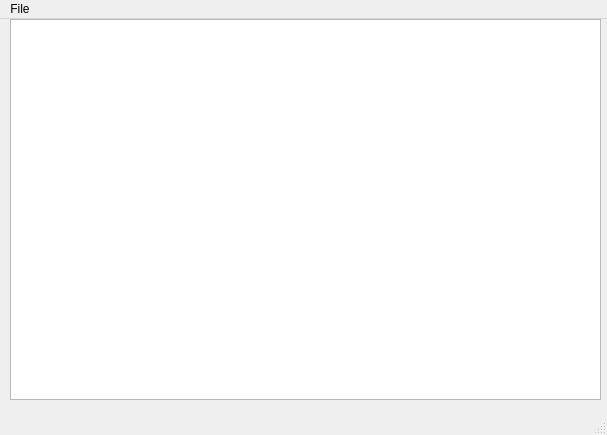
<?xml version="1.0" encoding="UTF-8"?>
<ui version="4.0">
 <class>MainWindow</class>
 <widget class="QMainWindow" name="MainWindow">
  <property name="geometry">
   <rect>
    <x>0</x>
    <y>0</y>
    <width>607</width>
    <height>435</height>
   </rect>
  </property>
  <property name="windowTitle">
   <string>MainWindow</string>
  </property>
  <widget class="QWidget" name="centralwidget">
   <widget class="QTextEdit" name="textEdit">
    <property name="geometry">
     <rect>
      <x>10</x>
      <y>0</y>
      <width>591</width>
      <height>381</height>
     </rect>
    </property>
   </widget>
  </widget>
  <widget class="QMenuBar" name="menubar">
   <property name="geometry">
    <rect>
     <x>0</x>
     <y>0</y>
     <width>607</width>
     <height>30</height>
    </rect>
   </property>
   <widget class="QMenu" name="menuFile">
    <property name="title">
     <string>File</string>
    </property>
    <addaction name="actionOpen"/>
    <addaction name="actionSave"/>
   </widget>
   <addaction name="menuFile"/>
  </widget>
  <widget class="QStatusBar" name="statusbar"/>
  <action name="actionOpen">
   <property name="text">
    <string>Open</string>
   </property>
   <property name="shortcut">
    <string>Ctrl+O</string>
   </property>
  </action>
  <action name="actionSave">
   <property name="text">
    <string>Save</string>
   </property>
   <property name="shortcut">
    <string>Ctrl+S</string>
   </property>
  </action>
 </widget>
 <resources/>
 <connections/>
</ui>
